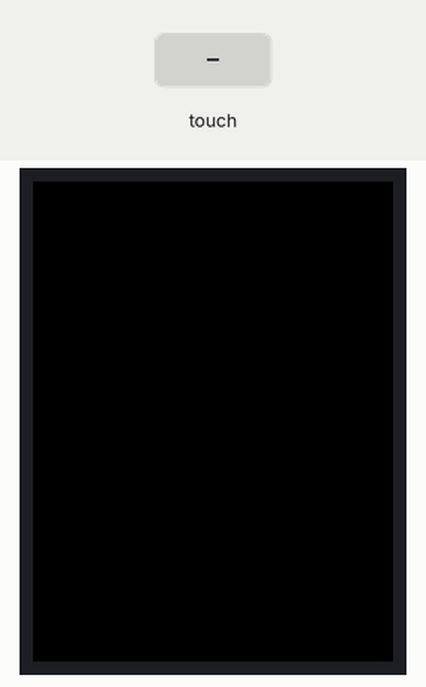
Bench run of a sketch on a simulated Arduino Uno, built with avr-gcc and run on an emulated ATmega328P. On the bench: 240×320 colour display. Inputs (shaded band) come from the test bench.

Above: at 0.9 s.
1.0 s: touch panel pressed at 13 % / 10 % of its raw x / y range
At 1.4 s:
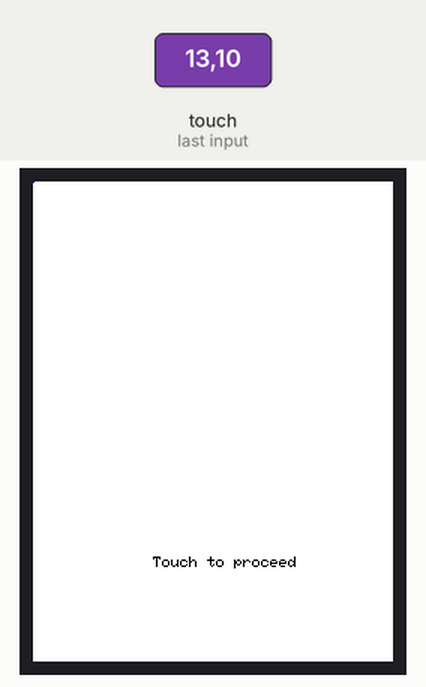
2.6 s: touch panel pressed at 38 % / 10 % of its raw x / y range
At 3.7 s:
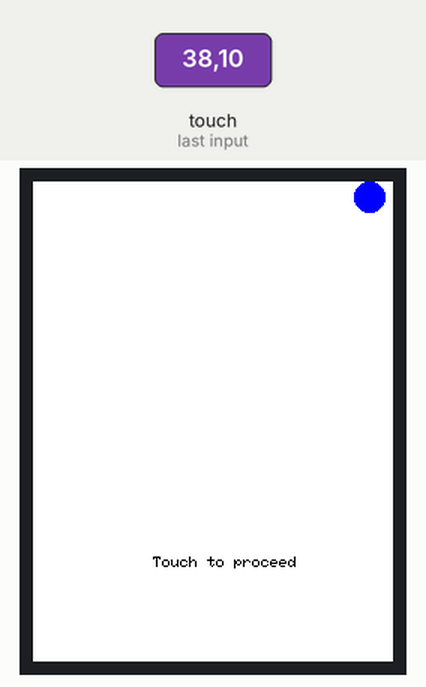
Timing chart, 0 to 5.6 s (numbered marks = the images above; inputs shaded):
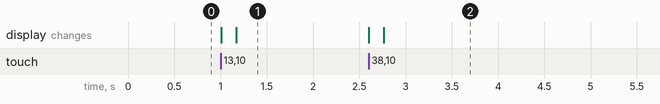

The sketch:

Test1.ino
```cpp
#include <SPFD5408_Adafruit_GFX.h>    // Core graphics library
#include <SPFD5408_Adafruit_TFTLCD.h> // Hardware-specific library
#include <SPFD5408_TouchScreen.h>     // Touch library
// The control pins for the LCD can be assigned to any digital or
// analog pins...but we'll use the analog pins as this allows us to
// double up the pins with the touch screen (see the TFT paint example).
#define LCD_CS A3 // Chip Select goes to Analog 3
#define LCD_CD A2 // Command/Data goes to Analog 2
#define LCD_WR A1 // LCD Write goes to Analog 1
#define LCD_RD A0 // LCD Read goes to Analog 0

#define LCD_RESET A4 // Can alternately just connect to Arduino's reset pin

// When using the BREAKOUT BOARD only, use these 8 data lines to the LCD:
// For the Arduino Uno, Duemilanove, Diecimila, etc.:
//   D0 connects to digital pin 8  (Notice these are
//   D1 connects to digital pin 9   NOT in order!)
//   D2 connects to digital pin 2
//   D3 connects to digital pin 3
//   D4 connects to digital pin 4
//   D5 connects to digital pin 5
//   D6 connects to digital pin 6
//   D7 connects to digital pin 7
// For the Arduino Mega, use digital pins 22 through 29
// (on the 2-row header at the end of the board).

// Assign human-readable names to some common 16-bit color values:
#define  BLACK   0x0000
#define BLUE    0x001F
#define RED     0xF800
#define GREEN   0x07E0
#define CYAN    0x07FF
#define MAGENTA 0xF81F
#define YELLOW  0xFFE0
#define WHITE   0xFFFF

Adafruit_TFTLCD tft(LCD_CS, LCD_CD, LCD_WR, LCD_RD, LCD_RESET);
// If using the shield, all control and data lines are fixed, and
// a simpler declaration can optionally be used:
// Adafruit_TFTLCD tft;

// Calibrates value

#define SENSIBILITY 300
#define MINPRESSURE 10
#define MAXPRESSURE 1000

//These are the pins for the shield!
#define YP A1
#define XM A2
#define YM 7
#define XP 6

// Calibrate values

#define TS_MINX 125
#define TS_MINY 85
#define TS_MAXX 965
#define TS_MAXY 905

// Init TouchScreen:

TouchScreen ts = TouchScreen(XP, YP, XM, YM, SENSIBILITY);

void setup(void) {

  tft.reset();
  tft.begin(0x9341); // SDFP5408

  tft.setRotation(0); // Need for the Mega, please changed for your choice or rotation initial

  waitOneTouch(true);

  tft.setTextSize (1);
  tft.setTextColor(BLACK);
  tft.setCursor (20, 80);
  tft.println("Hi ,Its touch controlled");
  tft.setCursor (20, 160);
  tft.println("Touch to advance each test");

  // Wait touch

  waitOneTouch(true);
}
void loop(void) {
  for (uint8_t i = 0; i < 4; i++) {
    tft.fillScreen(WHITE);

    tft.setCursor(0, 30);
    tft.setTextColor(RED);
    tft.setTextSize(1);
    tft.println("Hello World!");
    tft.setTextColor(YELLOW);
    tft.setTextSize(2);
    tft.println("Hello World!");
    tft.setTextColor(GREEN);
    tft.setTextSize(3);
    tft.println("Hello World!");
    tft.setTextColor(BLUE);
    tft.setTextSize(4);
    tft.print(1234.567);

 tft.fillScreen(WHITE);

    tft.drawCircle(i*10, i*15, i*10, YELLOW);
     tft.fillCircle(i*10, i*15, i*10, BLUE);
    waitOneTouch(true); // Wait touch

    tft.setRotation(tft.getRotation() + 1);
  }
}
TSPoint waitOneTouch(boolean showMessage) {

  // wait 1 touch to exit function

  uint8_t save = 0;

  if (showMessage) {

    save = tft.getRotation(); // Save it
    tft.setRotation(0); // Show in normal

    tft.setCursor (80, 250);
    tft.setTextSize (1);
    tft.setTextColor(BLACK);
    tft.println("Touch to proceed");

  }

  // Wait a touch

  TSPoint p;

  do {
    p = ts.getPoint();

    pinMode(XM, OUTPUT); //Pins configures again for TFT control
    pinMode(YP, OUTPUT);

  } while ((p.z < MINPRESSURE ) || (p.z > MAXPRESSURE));

  if (showMessage) {
    tft.setRotation(save);
  }

  return p;
}

void drawBorder () {

  // Draw a border

  uint16_t width = tft.width() - 1;
  uint16_t height = tft.height() - 1;
  uint8_t border = 10;

  tft.fillScreen(RED);
  tft.fillRect(border, border, (width - border * 2), (height - border * 2), WHITE);

}
```

Measured:
- after the input at 1.0 s, the display: first changes at once (image 1 shows a later state)
- after the input at 2.6 s, the display: first changes at once (image 2 shows a later state)
